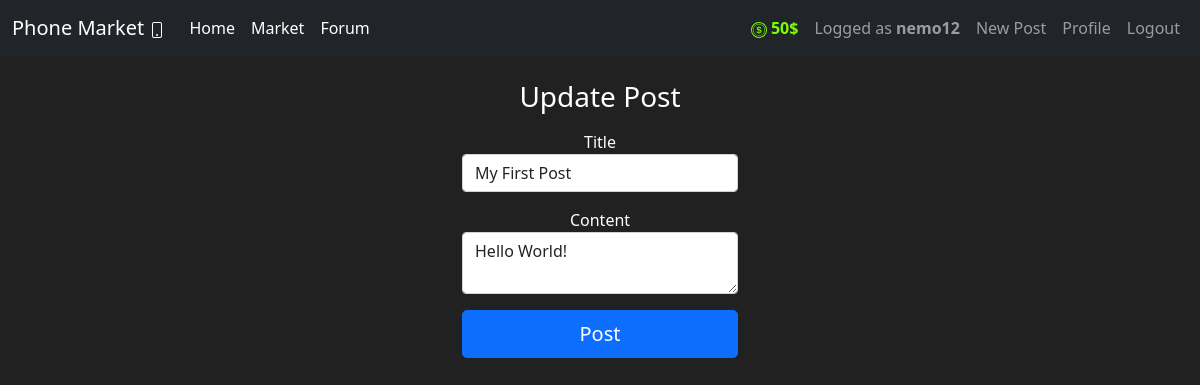
The app's page /post/1/update (signed in), older data.
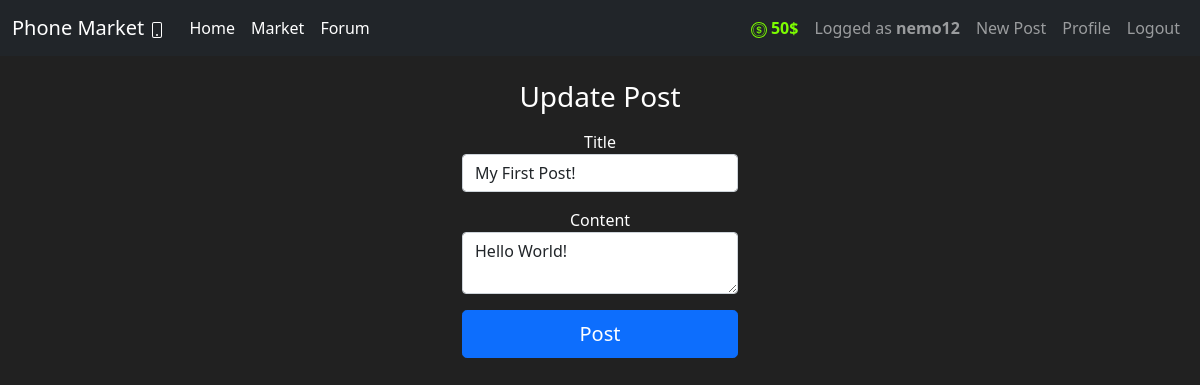
The same page, newer data.
### market/models.py (models this page shows, shortened)
class Post(db.Model):
    id = db.Column(db.Integer(), primary_key=True)
    title = db.Column(db.String(100), nullable=False)
    time_created = db.Column(db.DateTime(timezone=True), server_default=func.now())
    content = db.Column(db.Text, nullable=False)
    user_id = db.Column(db.Integer, db.ForeignKey('user.id'), nullable=False)

### market/routes.py (the view)
@app.route('/post/<int:post_id>/update', methods=['GET', 'POST'])
@login_required
def update_post(post_id):
    post = Post.query.get_or_404(post_id)
    if post.author != current_user:
        abort(403)
    form = PostForm()
    if form.validate_on_submit():
        post.title = form.title.data
        post.content = form.content.data
        db.session.commit()
        flash('You post has been updated!', category='success')
        return redirect(url_for('post_page', post_id=post.id))
    elif request.method == 'GET':
        form.title.data = post.title
        form.content.data = post.content
    return render_template('create_post.html', title='Update Post', form=form,
                            legend='Update Post')

### market/forms.py
class PostForm(FlaskForm):
  title = StringField('Title', validators=[DataRequired()])
  content = TextAreaField('Content', validators=[DataRequired()])
  submit = SubmitField('Post')

### market/models.py (called while the page is built)
@login_manager.user_loader
def load_user(user_id):
    return User.query.get(int(user_id))

    @property
    def prettier_budget(self):
        if len(str(self.budget)) >= 4:
            return f'{str(self.budget)[:-3]},{str(self.budget)[-3:]}$'
        return f'{self.budget}$'

### market/templates/create_post.html (shortened to what this page needs)
{% extends 'base.html' %}
{% block content %}
<body>
  <div class="container text-center w-25">
    <form method="POST" class="form-signin">
      <h1 class="h3 mb-3 font-weight-normal">
        {{ legend }}
      </h1>
      <div class="mb-3">
        {{ form.title.label() }}
        {{ form.title(class="form-control", autocomplete="off") }}
      </div>
      <div class="mb-3">
        {{ form.content.label() }}
        {{ form.content(class="form-control") }}
      </div>
      <div class="d-grid gap-2">
        {{ form.submit(class="btn btn-lg btn-primary") }}
      </div>
    </form>
  </div>
</body>
{% endblock %}

Row changes from the older to the newer data that the page shows:
changed Post "Hello World!": title "My First Post" → "My First Post!"
